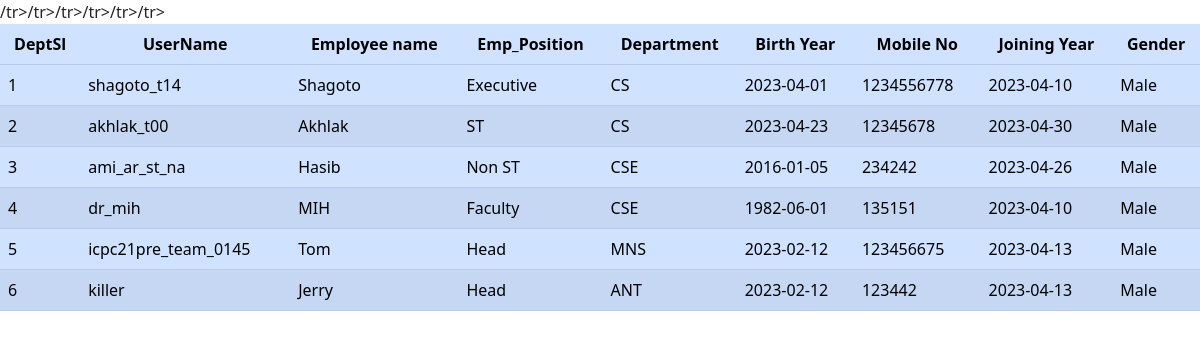
/employeereport.php, run on the app's committed database.
### tables this page shows
CREATE TABLE `employee` (
  `emp_sl` bigint(20) UNSIGNED NOT NULL,
  `username` varchar(100) NOT NULL,
  `emp_name` varchar(100) NOT NULL,
  `mobile_no` varchar(15) NOT NULL,
  `gmail` varchar(100) NOT NULL,
  `birth_year` date NOT NULL,
  `emp_position` varchar(100) NOT NULL,
  `dept_name` varchar(100) NOT NULL,
  `gender` varchar(100) NOT NULL,
  `salary` int(11) NOT NULL,
  `joining_year` date NOT NULL
);

### employeereport.php (the view, shortened to what this page needs)
<?php
	include "dbconnection.php";
 ?>
 <!DOCTYPE html>
<html lang="en">
  <head>
    <link href="https://cdn.jsdelivr.net/npm/bootstrap@5.2.3/dist/css/bootstrap.min.css" rel="stylesheet">
  </head>
<table class="table table-striped table-primary" >
            <thead>
            <tr >
              <th scope="col " class="text-center">DeptSl</th>
              <th scope="col " class="text-center">UserName</th>
              <th scope="col " class="text-center">Employee name</th>
              <th scope="col " class="text-center">Emp_Position</th>
              <th scope="col " class="text-center">Department</th>
              <th scope="col " class="text-center">Birth Year</th>
              <th scope="col " class="text-center">Mobile No</th>
              <th scope="col " class="text-center">Joining Year</th>
              <th scope="col " class="text-center">Gender</th>
          </thead>
          <tbody>
            <tr class="td-text text-center">
              <?php
								$sql= "SELECT emp_sl,username,emp_position,dept_name,mobile_no,birth_year,joining_year,emp_name,gender  FROM employee";
								$res=mysqli_query($db, $sql);
								while ($row= mysqli_fetch_assoc($res)){
									echo "<tr><td>{$row["emp_sl"]}</td><td>{$row["username"]}</td><td>{$row["emp_name"]}</td><td>{$row["emp_position"]}</td><td>{$row["dept_name"]}</td><td>{$row["birth_year"]}</td><td>{$row["mobile_no"]}</td><td>{$row["joining_year"]}</td><td>{$row["gender"]}</td>/tr>";
								}
								echo "</table>";
              ?>

### data on the page
employee: emp_sl "1", username "shagoto_t14", emp_name "Shagoto", emp_position "Executive", dept_name "CS", birth_year "2023-04-01", mobile_no "1234556778", joining_year "2023-04-10", gender "Male"
employee: emp_sl "2", username "akhlak_t00", emp_name "Akhlak", emp_position "ST", dept_name "CS", birth_year "2023-04-23", mobile_no "12345678", joining_year "2023-04-30", gender "Male"
employee: emp_sl "3", username "ami_ar_st_na", emp_name "Hasib", emp_position "Non ST", dept_name "CSE", birth_year "2016-01-05", mobile_no "234242", joining_year "2023-04-26", gender "Male"
employee: emp_sl "4", username "dr_mih", emp_name "MIH", emp_position "Faculty", dept_name "CSE", birth_year "1982-06-01", mobile_no "135151", joining_year "2023-04-10", gender "Male"
employee: emp_sl "5", username "icpc21pre_team_0145", emp_name "Tom", emp_position "Head", dept_name "MNS", birth_year "2023-02-12", mobile_no "123456675", joining_year "2023-04-13", gender "Male"
employee: emp_sl "6", username "killer", emp_name "Jerry", emp_position "Head", dept_name "ANT", birth_year "2023-02-12", mobile_no "123442", joining_year "2023-04-13", gender "Male"
